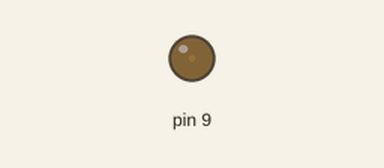
This sketch was run on a simulated Arduino Uno, built with avr-gcc and run on an emulated ATmega328P. Parts: output pins drawn as LEDs (lit = HIGH).

Above: at 0.05 s.
At 0.65 s:
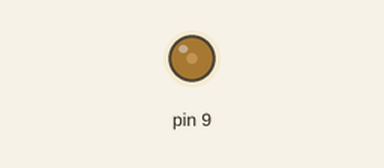
At 1.3 s:
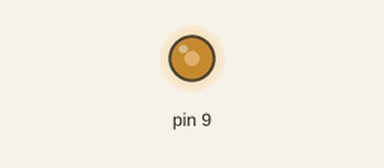
At 2.55 s:
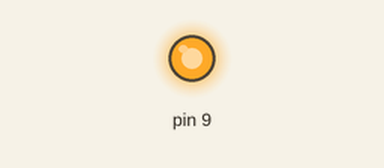
Timing chart, 0 to 5.9 s (numbered marks = the images above):
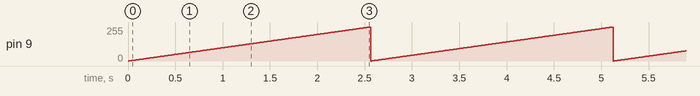

Measured:
- by itself, pin 9: ramps from 0/255 to 255/255 and jumps back, once every 2.6 s

The sketch:

09_pwm_led.ino
```cpp
void setup() {
  // put your setup code here, to run once:

}

void loop() {
  for(int i = 0; i <= 255; i++){
    analogWrite(9, i);
    delay(10);
  }
}
```
